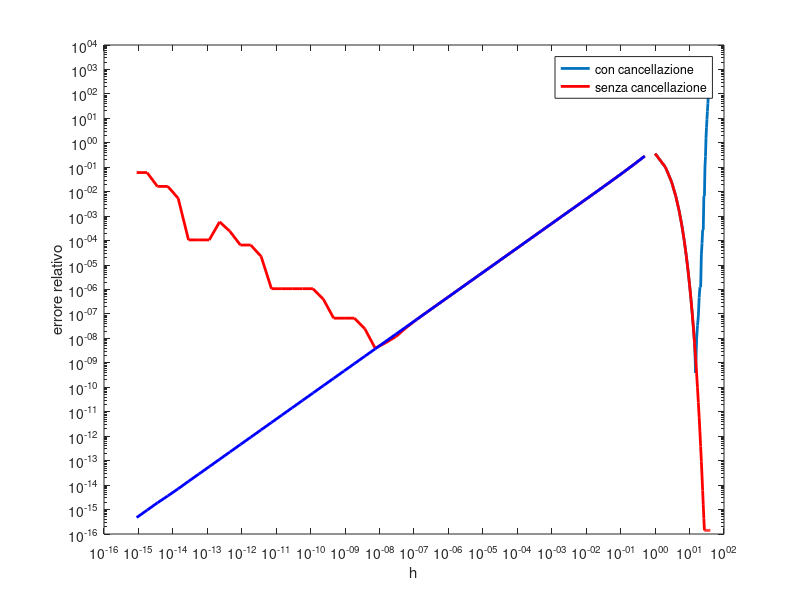

This chart was generated by the following MATLAB code:
%%
clear
close
clc

disp('***** ESERCIZIO 1 *****')

a = 1.483593
b = 1.484111
s = a-b
a_ = 1.4836
b_ = 1.4841
s_ = a_ - b_
er = abs(s-s_)/abs(s)

disp('***** FINE *****')
pause
%%
clear
clc

disp('***** ESERCIZIO 3 *****')

M = 40;
x = zeros(M, 1);
x(1) = 2;
for n = 2:M
    x(n) = 2^(n-1/2)*sqrt(1-sqrt(1-4^(1-n)*x(n-1)^2));
end
er = abs(pi-x)/abs(pi);
semilogy(1:M, er, 'LineWidth', 2)
legend('con cancellazione')
hold on 
pause
%espressione equivalente
x2 = zeros(M, 1);
x2(1) = 2;
for n = 2:M
    x2(n) = x2(n-1)*sqrt(2/(1+sqrt(1-4^(1-n)*x2(n-1)^2)));
end
er2 = abs(pi-x2)/abs(pi);
semilogy(1:M, er2, 'r', 'LineWidth', 2);
xlabel('n')
ylabel('errore relativo')
legend('con cancellazione', 'senza cancellazione')

disp('***** FINE *****')
pause
%%
close
clear
clc

disp('***** ESERCIZIO 4 *****')

x = pi/4;
k = 1:50;
h = 2.^(-k);
r = (sin(x+h)-sin(x))./h;

err = abs(cos(x) - r)/abs(cos(x));

loglog(h, err, 'r', 'LineWidth', 2)
pause
hold on
%usiamo le formule di prostaferesi
r2 = 2*sin(h/2).*cos((2*x+h)/2)./h;
err2 = abs(cos(x)-r2)/abs(cos(x));
loglog(h, err2, 'b', 'LineWidth', 2)
ylabel('errore relativo')
xlabel('h')
legend('con cancellazione', 'senza cancellazione')

disp('***** FINE *****')
pause
clear
close
clc




